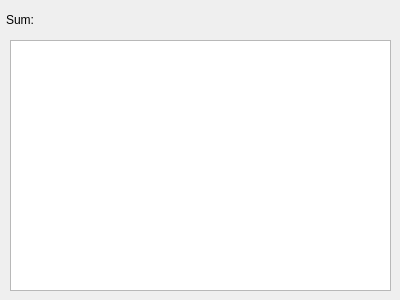
<?xml version="1.0" encoding="UTF-8"?>
<ui version="4.0">
 <class>ShowSum</class>
 <widget class="QWidget" name="ShowSum">
  <property name="geometry">
   <rect>
    <x>0</x>
    <y>0</y>
    <width>400</width>
    <height>300</height>
   </rect>
  </property>
  <property name="windowTitle">
   <string>Form</string>
  </property>
  <widget class="QTextBrowser" name="sumLabel">
   <property name="geometry">
    <rect>
     <x>10</x>
     <y>40</y>
     <width>381</width>
     <height>251</height>
    </rect>
   </property>
  </widget>
  <widget class="QLabel" name="title">
   <property name="geometry">
    <rect>
     <x>6</x>
     <y>10</y>
     <width>121</width>
     <height>20</height>
    </rect>
   </property>
   <property name="text">
    <string>Sum:</string>
   </property>
  </widget>
 </widget>
 <resources/>
 <connections/>
</ui>
